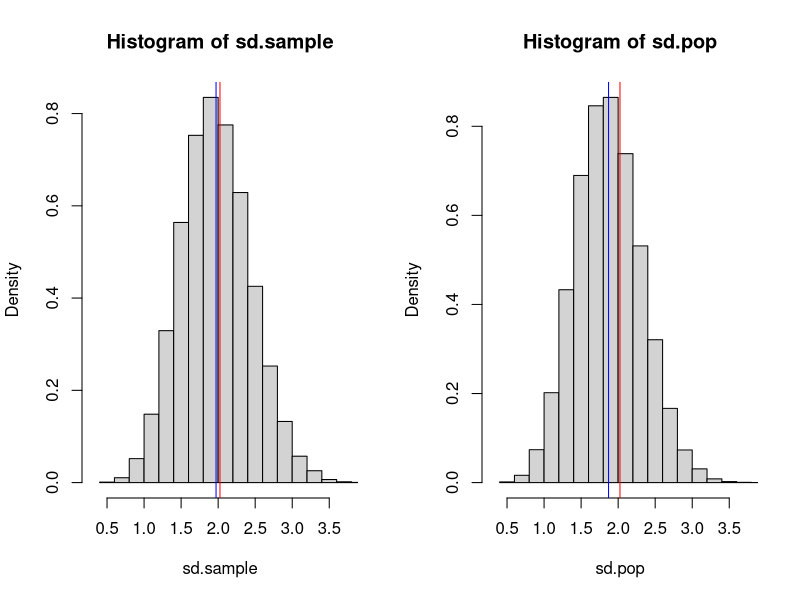

Generate this figure with R:
## ---- chunk 1
knitr::opts_chunk$set(echo = TRUE)
## ---- chunk 2
set.seed(1)
pop1<-rnorm(10000, 4, 2)
#Writing functions to calculate sample sd and population sd
samp.sd<-function(data){
n<-length(data)
sum.sq.devs<-sum((data-mean(data))^2)
av.dev<-sqrt(sum.sq.devs/(n-1))
return(av.dev)
}
pop.sd<-function(data){
n<-length(data)
sum.sq.devs<-sum((data-mean(data))^2)
av.dev<-sqrt(sum.sq.devs/(n))
return(av.dev)
}
#Simulation Section
#Building sampling distribution of pop standard deviation estimators
#estimator 1 is sd.sample and estimator 2 is sd.pop formulation
nsamples<-100000
sd.sample<-rep(0, nsamples)
sd.pop<-rep(0, nsamples)
for (i in 1:nsamples){
samp<-sample(pop1, 10, replace=TRUE) #taking a new sample of size 10 from population
sd.sample[i]<-samp.sd(samp) #calculating and storing sd using sample formula on new sample
sd.pop[i]<-pop.sd(samp) #calculating and storing sd using pop formula on new sample
}
#Displaying histograms of the 100000 standard deviations we calculated used
#the population and sample equations;
#adding true population standard deviation in red and
#mean of the simulated standard deviations in blue.
par(mfrow=c(1,2))
hist(sd.sample, freq=FALSE, xlim=c(0.3, 3.75)); #histogram of generated sample sds
abline(v=pop.sd(pop1), col="red"); abline(v=mean(sd.sample), col="blue")
hist(sd.pop, freq=FALSE, xlim=c(0.3, 3.75)); #histogram of generated pop sds
abline(v=pop.sd(pop1), col="red"); abline(v=mean(sd.pop), col="blue")
par(mfrow=c(1,1))
